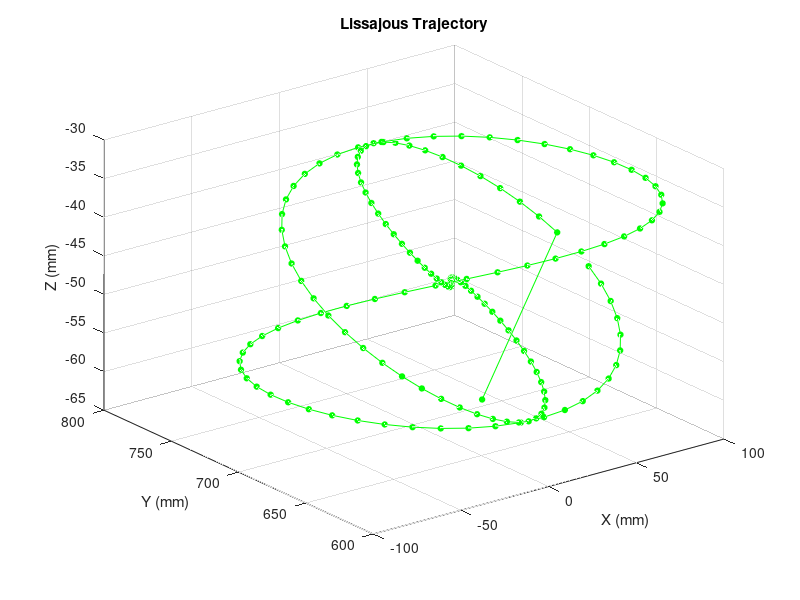

Recreate this plot in MATLAB.

clear; clc; close all;

% Cấu hình Lissajous
NUM_POINTS = 150; %[cite: 3]
X_MIN = -45.0; X_MAX = 95.0; %[cite: 3]
Y_MIN = 635.0; Y_MAX = 775.0; %[cite: 3]
Z_MIN = -63.5; Z_MAX = -33.5; %[cite: 3]
XC = 35.0; YC = 695.0; ZC = -63.5; %[cite: 3]

Ax = (X_MAX - X_MIN) / 2; %[cite: 3]
Ay = (Y_MAX - Y_MIN) / 2; %[cite: 3]
Az = (Z_MAX - Z_MIN) / 2; %[cite: 3]

Cx = (X_MAX + X_MIN) / 2; %[cite: 3]
Cy = (Y_MAX + Y_MIN) / 2; %[cite: 3]
Cz = (Z_MAX + Z_MIN) / 2; %[cite: 3]

a = 3; b = 4; c = 2; %[cite: 3]
delta = pi / 2; %[cite: 3]

path = zeros(NUM_POINTS, 3);
for i = 0:(NUM_POINTS-1)
    t = 2 * pi * i / NUM_POINTS; %[cite: 3]
    x = Cx + Ax * sin(a * t + delta); %[cite: 3]
    y = Cy + Ay * sin(b * t); %[cite: 3]
    z = Cz + Az * sin(c * t); %[cite: 3]
    path(i+1, :) = [x, y, z];
end
path(1, :) = [XC, YC, ZC]; % Đặt điểm đầu tiên tại tâm theo cấu trúc code gốc[cite: 3]

% Vẽ đồ thị
figure('Name', 'Lissajous Trajectory');
plot3(path(:,1), path(:,2), path(:,3), '-go', 'MarkerFaceColor', 'g', 'MarkerSize', 4);
title('Lissajous Trajectory'); xlabel('X (mm)'); ylabel('Y (mm)'); zlabel('Z (mm)');
grid on; view(3);
